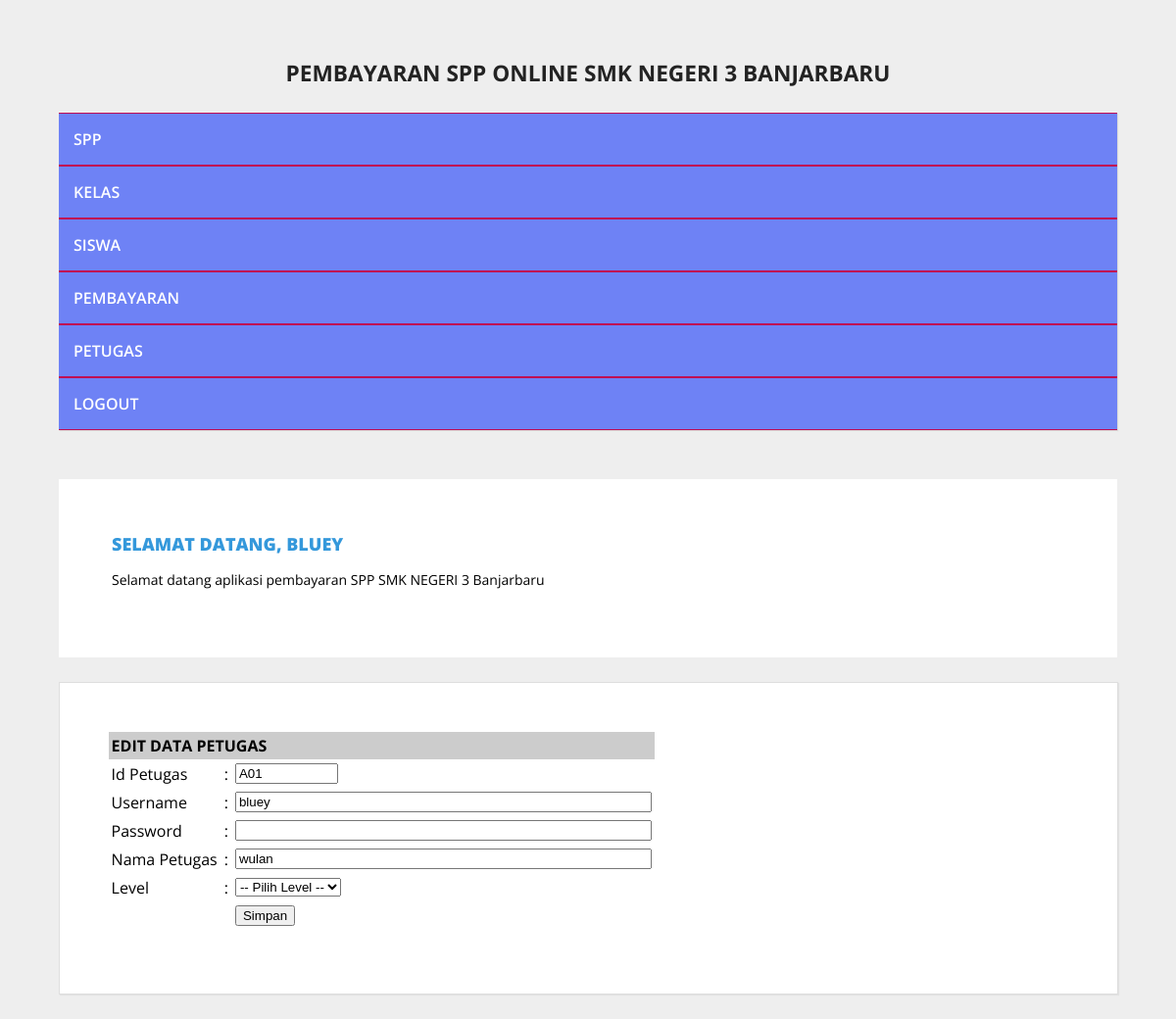
Page /admin/halaman_admin.php?open=edit_petugas&id_petugas=A01 (signed in) on the committed database.
### tables this page shows
CREATE TABLE `petugas` (
  `id_petugas` varchar(5) NOT NULL,
  `username` varchar(25) NOT NULL,
  `password` varchar(32) NOT NULL,
  `nama_petugas` varchar(35) NOT NULL,
  `level` enum('admin','petugas','','') NOT NULL
);

### admin/edit_petugas.php (the view, shortened to what this page needs)
<?php
include_once "../src/koneksi.php";
$id_petugas = $_GET['id_petugas'];
$sql = mysqli_query(
    $koneksi,
    "SELECT * FROM petugas WHERE id_petugas='$id_petugas'"
);
$data = mysqli_fetch_array($sql);
?>
<form action="?open=edit_petugas&id_petugas=<?php echo $id_petugas; ?>" method="post">
    <table cellspacing="1" cellpadding="3">
        <tr>
            <td colspan="3" bgcolor="#CCCCCC">
                <strong>EDIT DATA PETUGAS</strong>
            </td>
        </tr>
        <tr>
            <td>Id Petugas</td>
            <td>:</td>
            <td>
                <input
                    name="id_petugas"
                    type="text"
                    size="10"
                    maxlength="10"
                    value="<?php echo $data['id_petugas']; ?>"
                    readonly
                />
            </td>
        </tr>
        <tr>
            <td>Username</td>
            <td>:</td>
            <td>
                <input
                    name="username"
                    type="text"
                    size="50"
                    maxlength="50"
                    value="<?php echo $data['username']; ?>"
                />
            </td>
        </tr>
        <tr>
            <td>Password</td>
            <td>:</td>
            <td>
                <input
                    name="password"
                    type="password"
                    size="50"
                    maxlength="50"
                />
            </td>
        </tr>
        <tr>
            <td>Nama Petugas</td>
            <td>:</td>
            <td>
                <input
                    name="nama_petugas"
                    type="text"
                    size="50"
                    maxlength="50"
                    value="<?php echo $data['nama_petugas']; ?>"
                />
            </td>
        </tr>
        <tr>
            <td>Level</td>
            <td>:</td>
            <td>
                <select name="level">
                    <option value="Kosong">
                        -- Pilih Level --
                    </option>
                </select>
            </td>
        </tr>
        <tr>
            <td>&nbsp;</td>
            <td>&nbsp;</td>
            <td>
                <input
                    name="btnSimpan"
                    type="submit"
                    value="Simpan"
                />
            </td>
        </tr>
    </table>
</form>

### src/style.css (style rules this page uses)
body { background: #eeeeee; margin:0; font-family: 'Open Sans', sans-serif; }

### rows in the picture
petugas: id_petugas "A01", username "bluey", nama_petugas "wulan"

### other values in the picture
$_SESSION['username'] "BLUEY"
